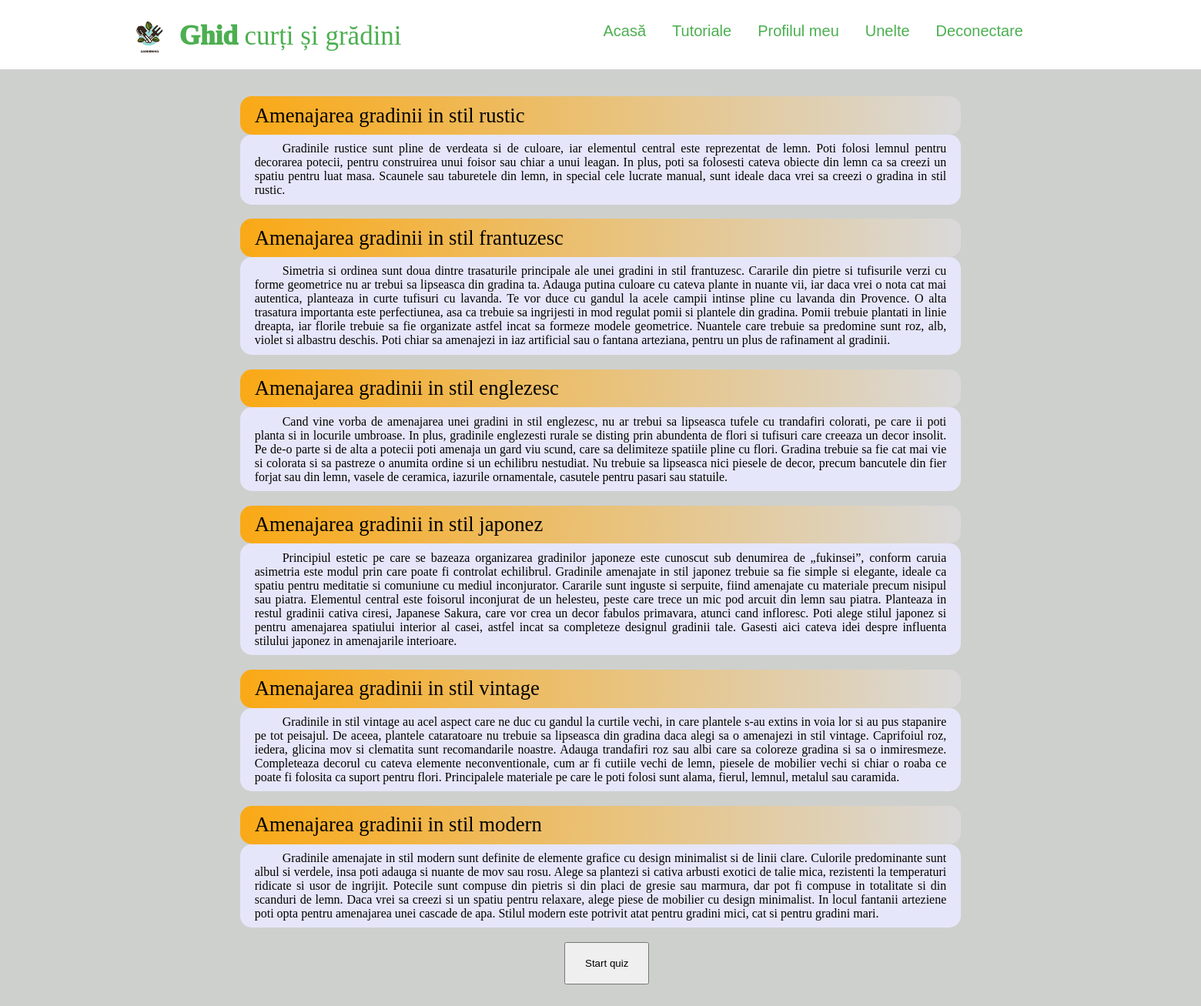
Page /php/tutorial.php?tutorialID=3 (signed in) on the committed database.
### tables this page shows
CREATE TABLE `steps` (
  `stepID` int(11) NOT NULL,
  `title` varchar(50) NOT NULL,
  `content` varchar(5000) NOT NULL,
  `tutorialID` int(11) NOT NULL
);

CREATE TABLE `tutorials` (
  `tutorialID` int(11) NOT NULL,
  `title` varchar(100) NOT NULL,
  `description` varchar(500) NOT NULL,
  `difficulty` varchar(20) NOT NULL,
  `quizID` int(11) NOT NULL
);

### php/tutorial.php (the view, shortened to what this page needs)
<?php
require "header.php";
?>
<main>
<head>
    <link rel="stylesheet" type="text/css" href="../style/tutorial1.css">
</head>
<body>
  <div class="content">
    <div id="listing">
      <?php
       require 'dbconnection.php';
       $id = $_SESSION["userId"];
       $tutorialID = $_GET["tutorialID"];
       $quizID = $tutorialID;
       $dif = mysqli_query($conn, "select difficulty from tutorials where quizID =".$quizID);
       $dif = mysqli_fetch_array($dif);
       $dif = $dif["difficulty"];
       if ($dif == "Usor")
       {
          $pasi = mysqli_query($conn, "select title, content from steps where tutorialID =".$tutorialID);
          while ($row = mysqli_fetch_array($pasi))
          {
            echo "<div class=\"title\">";
            echo $row["title"];
            echo "</div>";
            echo "<div class=\"continut\">";
            echo $row["content"];
            echo "</div>";
          }
          echo "</div>";
          echo "<form action=\"quiz.php\" method=\"get\">
          <input type=\"hidden\" name=\"quizID\" value=$quizID>
          <input class=\"buton\" type=\"submit\" value=\"Start quiz\">
          </form>";
          echo "</div>";
       }
       elseif ($dif == "Mediu")
       {
          $quizz = mysqli_query($conn, "select quizID from tutorials where difficulty =\"Usor\"");
          while ($quiz_ID = mysqli_fetch_array($quizz))
          {
              $quiz_ID = $quiz_ID['quizID'];
              $score = mysqli_query($conn, "select score from quizresults where id =$id and quizID = $quiz_ID");
              if (mysqli_num_rows($score) != 0)
                {
                  $score = mysqli_fetch_array($score);
                  $score = $score["score"];
                }
              else
                $score=0;
              if ($score < 3)
                echo "<script>alert('Trebuie sa terminati quiz-ul de dificultate mai usoara intai.'); window.location = './tutoriale.php';</script>";
              else{
                $pasi = mysqli_query($conn, "select title, content from steps where tutorialID =".$tutorialID);
                while ($row = mysqli_fetch_array($pasi))
                {
                  echo "<div class=\"title\">";
                  echo $row["title"];
                  echo "</div>";
                  echo "<div class=\"continut\">";
                  echo $row["content"];
                  echo "</div>";
                }
                echo "</div>";
                echo "<form action=\"quiz.php\" method=\"get\">
                <input type=\"hidden\" name=\"quizID\" value=$quizID>
                <input class=\"buton\" type=\"submit\" value=\"Start quiz\">
                </form>";
                echo "</div>";
              }
          }
       }
      ?>
</body>

### style/new.css (style rules this page uses)
* { margin: 0; padding: 0; box-sizing: border-box; list-style: none; text-decoration: none; }

### style/tutorial1.css (style rules this page uses)
* { margin:0; padding: 0; list-style: none; text-decoration: none; }
body { max-width: 100%; margin:0; padding:0; background-color: #CED0CE; }
.content { padding-left: 20%; padding-right:20%; padding-top:2%; padding-bottom: 2%; }
.title { padding-top:1%; padding-bottom:1%; padding-left:2%; border-color: #000; border-radius:15px; font-size:20pt; background-image: linear-gradient(to left,#d9d9d9, #FAA916);; }
.buton { width: 110px; height: 55px; margin-left: 45%; margin-right: 45%; }
.continut { background-color:#E6E6FA; padding-top:1%; padding-bottom:1%; padding-left:2%; padding-right:2%; text-indent: 4%; text-align:justify; margin-bottom: 2%; border-color: black; border-radius:15px; }

### rows in the picture
steps: title "Amenajarea gradinii in stil rustic", content "Gradinile rustice sunt pline de verdeata si de culoare, iar elementul central este reprezentat de lemn. Poti folosi lemnul pentru decorarea potecii, pentru construirea unui foisor sau chiar a unui leagan. In plus, poti sa folosesti cateva obiecte din lemn ca sa creezi un spatiu pentru luat masa. Scaunele sau taburetele din lemn, in special cele lucrate manual, sunt ideale daca vrei sa creezi o gradina in stil rustic."
steps: title "Amenajarea gradinii in stil frantuzesc", content "Simetria si ordinea sunt doua dintre trasaturile principale ale unei gradini in stil frantuzesc. Cararile din pietre si tufisurile verzi cu forme geometrice nu ar trebui sa lipseasca din gradina ta. Adauga putina culoare cu cateva plante in nuante vii, iar daca vrei o nota cat mai autentica, planteaza in curte tufisuri cu lavanda. Te vor duce cu gandul la acele campii intinse pline cu lavanda din Provence. O alta trasatura importanta este perfectiunea, asa ca trebuie sa ingrijesti in mod regulat pomii si plantele din gradina. Pomii trebuie plantati in linie dreapta, iar florile trebuie sa fie organizate astfel incat sa formeze modele geometrice. Nuantele care trebuie sa predomine sunt roz,…"
steps: title "Amenajarea gradinii in stil englezesc", content "Cand vine vorba de amenajarea unei gradini in stil englezesc, nu ar trebui sa lipseasca tufele cu trandafiri colorati, pe care ii poti planta si in locurile umbroase. In plus, gradinile englezesti rurale se disting prin abundenta de flori si tufisuri care creeaza un decor insolit. Pe de-o parte si de alta a potecii poti amenaja un gard viu scund, care sa delimiteze spatiile pline cu flori. Gradina trebuie sa fie cat mai vie si colorata si sa pastreze o anumita ordine si un echilibru nestudiat. Nu trebuie sa lipseasca nici piesele de decor, precum bancutele din fier forjat sau din lemn, vasele de ceramica, iazurile ornamentale, casutele pentru pasari sau statuile."
steps: title "Amenajarea gradinii in stil japonez", content "Principiul estetic pe care se bazeaza organizarea gradinilor japoneze este cunoscut sub denumirea de „fukinsei”, conform caruia asimetria este modul prin care poate fi controlat echilibrul. Gradinile amenajate in stil japonez trebuie sa fie simple si elegante, ideale ca spatiu pentru meditatie si comuniune cu mediul inconjurator. Cararile sunt inguste si serpuite, fiind amenajate cu materiale precum nisipul sau piatra. Elementul central este foisorul inconjurat de un helesteu, peste care trece un mic pod arcuit din lemn sau piatra. Planteaza in restul gradinii cativa ciresi, Japanese Sakura, care vor crea un decor fabulos primavara, atunci cand infloresc. Poti alege stilul japonez si pentru…"
steps: title "Amenajarea gradinii in stil vintage", content "Gradinile in stil vintage au acel aspect care ne duc cu gandul la curtile vechi, in care plantele s-au extins in voia lor si au pus stapanire pe tot peisajul. De aceea, plantele cataratoare nu trebuie sa lipseasca din gradina daca alegi sa o amenajezi in stil vintage. Caprifoiul roz, iedera, glicina mov si clematita sunt recomandarile noastre. Adauga trandafiri roz sau albi care sa coloreze gradina si sa o inmiresmeze. Completeaza decorul cu cateva elemente neconventionale, cum ar fi cutiile vechi de lemn, piesele de mobilier vechi si chiar o roaba ce poate fi folosita ca suport pentru flori. Principalele materiale pe care le poti folosi sunt alama, fierul, lemnul, metalul sau caramida."
steps: title "Amenajarea gradinii in stil modern", content "Gradinile amenajate in stil modern sunt definite de elemente grafice cu design minimalist si de linii clare. Culorile predominante sunt albul si verdele, insa poti adauga si nuante de mov sau rosu. Alege sa plantezi si cativa arbusti exotici de talie mica, rezistenti la temperaturi ridicate si usor de ingrijit. Potecile sunt compuse din pietris si din placi de gresie sau marmura, dar pot fi compuse in totalitate si din scanduri de lemn. Daca vrei sa creezi si un spatiu pentru relaxare, alege piese de mobilier cu design minimalist. In locul fantanii arteziene poti opta pentru amenajarea unei cascade de apa. Stilul modern este potrivit atat pentru gradini mici, cat si pentru gradini mari."
